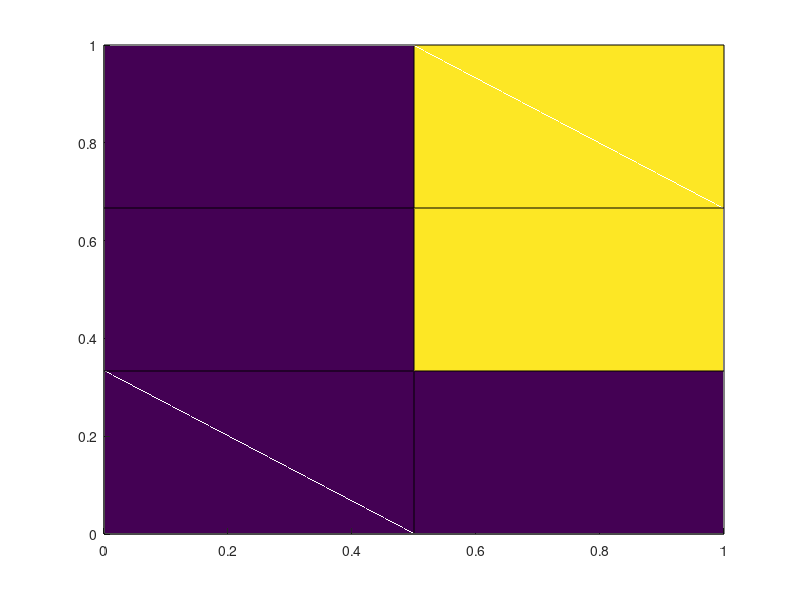

Here is the MATLAB script that generated this plot: (Note: this script raises an error after producing the figure.)
clf; clc;
hold on;
xmin = 0; ymin = 0;
xmax = 1; ymax = 1;
NJacobi = 32;
Nx = 2; hx = (xmax-xmin)/Nx;
Ny = 3; hy = (ymax-ymin)/Ny;

[X,Y] = meshgrid(xmin:hx:xmax,...
                 ymin:hy:ymax);
tAnalytic = @(x,y) sin(pi.*x).*sin(pi.*y);
figure(1);
surf(X,Y,tAnalytic(X,Y));

%Construct A matrix
A = zeros((Nx+1)*(Ny+1));
for row = 1:size(A,1)
    row
    i = fix((row-1)/(Nx+1))+1;
    disp(i)
    j = mod((row-1),(Ny+1))+1;
    disp(j)
    disp((i-1)*(Nx+1)+(j-1)+1)
    A(row, (i-1)*(Nx+1)+(j-1)+1) = -2*(hx^2+hy^2);      %i,j
    if i>1 && j>1 && i<(Nx+1) && j<(Ny+1)               %Boundry condition
        A(row, (i-2)*(Nx+1)+(j-1)+1) = hy^2;            %i-1,j
        A(row, (i)*(Nx+1)+(j-1)+1) = hy^2;              %i+1,j
        A(row, (i-1)*(Nx+1)+(j-2)+1) = hx^2;            %i-1,j
        A(row, (i-1)*(Nx+1)+(j)+1) = hx^2;              %i+1,j
    end
end

%Construct B column vector
%TODO: construct without iteration
fB = @(x,y) sin(pi*x)*sin(pi*y);
B = ones((Nx+1)*(Ny+1),1);
for i = 1:length(B)
    B(i) = fB(fix((i-1)/(Nx+1))*hx, mod((i-1),(Ny+1))*hy);
end;
B = B*-2*pi^2*hx^2*hy^2;

Xt = zeros(size(A,1),1);
for k = 1:NJacobi
    for i = 1:size(A, 1)
        s = 0;
        for j=1:size(A,1)
            if i~=j
                s = s + A(i,j)*Xt(j);
            end;
        end;
        Xt(i) = ( B(i) - s' )/A(i,i);
    end
end
Xt = A\B;
Xt = reshape(Xt, [Nx+1  Ny+1]);
Xt = Xt';
figure(2);clf;
mesh(X,Y,Xt);